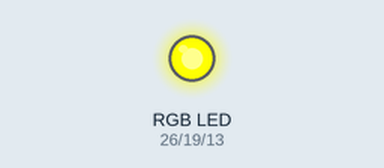
Bench run of a program on a simulated Raspberry Pi (BCM pin numbers). On the bench: an RGB LED mixed from three pins (HIGH = lit).

Above: at 5.0 s.
At 10.0 s:
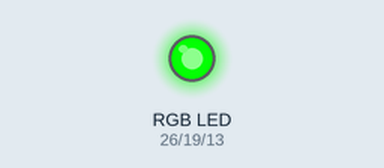
At 15.0 s:
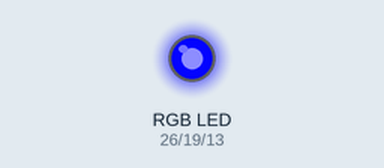
Timing chart, 0 to 40.0 s (numbered marks = the images above):
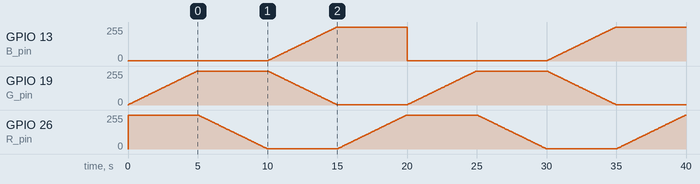

The program:

GRBTEST.py
```python
import RPi.GPIO as GPIO
import time

GPIO.setmode(GPIO.BCM)

RUNNING = True

R_pin = 26
G_pin = 19
B_pin = 13

GPIO.setup(R_pin, GPIO.OUT)

GPIO.setup(G_pin, GPIO.OUT)

GPIO.setup(B_pin, GPIO.OUT)

Freq = 100

RED = GPIO.PWM(R_pin,Freq)
GREEN = GPIO.PWM(G_pin,Freq)
BLUE = GPIO.PWM(B_pin,Freq)

try:
    while RUNNING:
        RED.start(100)
        GREEN.start(1)
        BLUE.start(1)
        for x in range(1,101):
            GREEN.ChangeDutyCycle(x)
            time.sleep(0.05)
        for x in range(1,101):
            RED.ChangeDutyCycle(101-x)
            time.sleep(0.05)
        for x in range(1,101):
            GREEN.ChangeDutyCycle(101-x)
            BLUE.ChangeDutyCycle(x)
            time.sleep(0.05)
        for x in range(1,101):
            RED.ChangeDutyCycle(x)
            time.sleep(0.05)
except KeyboardInterrupt:
    RUNNING = False
    GPIO.cleanup()
```
